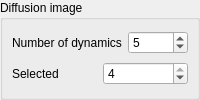
           <widget class="QGroupBox" name="m_diffusionImageGroupBox" >
            <property name="title" >
             <string>Diffusion image</string>
            </property>
            <layout class="QVBoxLayout" >
             <property name="margin" >
              <number>9</number>
             </property>
             <property name="spacing" >
              <number>6</number>
             </property>
             <item>
              <layout class="QHBoxLayout" >
               <property name="margin" >
                <number>0</number>
               </property>
               <property name="spacing" >
                <number>6</number>
               </property>
               <item>
                <widget class="QLabel" name="m_totalDiffusionImagesLabel" >
                 <property name="text" >
                  <string>Number of dynamics</string>
                 </property>
                 <property name="buddy" >
                  <cstring>m_totalDiffusionImagesSpinBox</cstring>
                 </property>
                </widget>
               </item>
               <item>
                <widget class="QSpinBox" name="m_totalDiffusionImagesSpinBox" >
                 <property name="minimum" >
                  <number>1</number>
                 </property>
                 <property name="value" >
                  <number>5</number>
                 </property>
                </widget>
               </item>
              </layout>
             </item>
             <item>
              <layout class="QHBoxLayout" >
               <property name="margin" >
                <number>0</number>
               </property>
               <property name="spacing" >
                <number>6</number>
               </property>
               <item>
                <widget class="QLabel" name="m_selectedDiffusionImageLabel" >
                 <property name="text" >
                  <string>Selected</string>
                 </property>
                 <property name="buddy" >
                  <cstring>m_selectedDiffusionImageSpinBox</cstring>
                 </property>
                </widget>
               </item>
               <item>
                <widget class="QSpinBox" name="m_selectedDiffusionImageSpinBox" >
                 <property name="maximum" >
                  <number>4</number>
                 </property>
                 <property name="value" >
                  <number>4</number>
                 </property>
                </widget>
               </item>
              </layout>
             </item>
            </layout>
           </widget>
